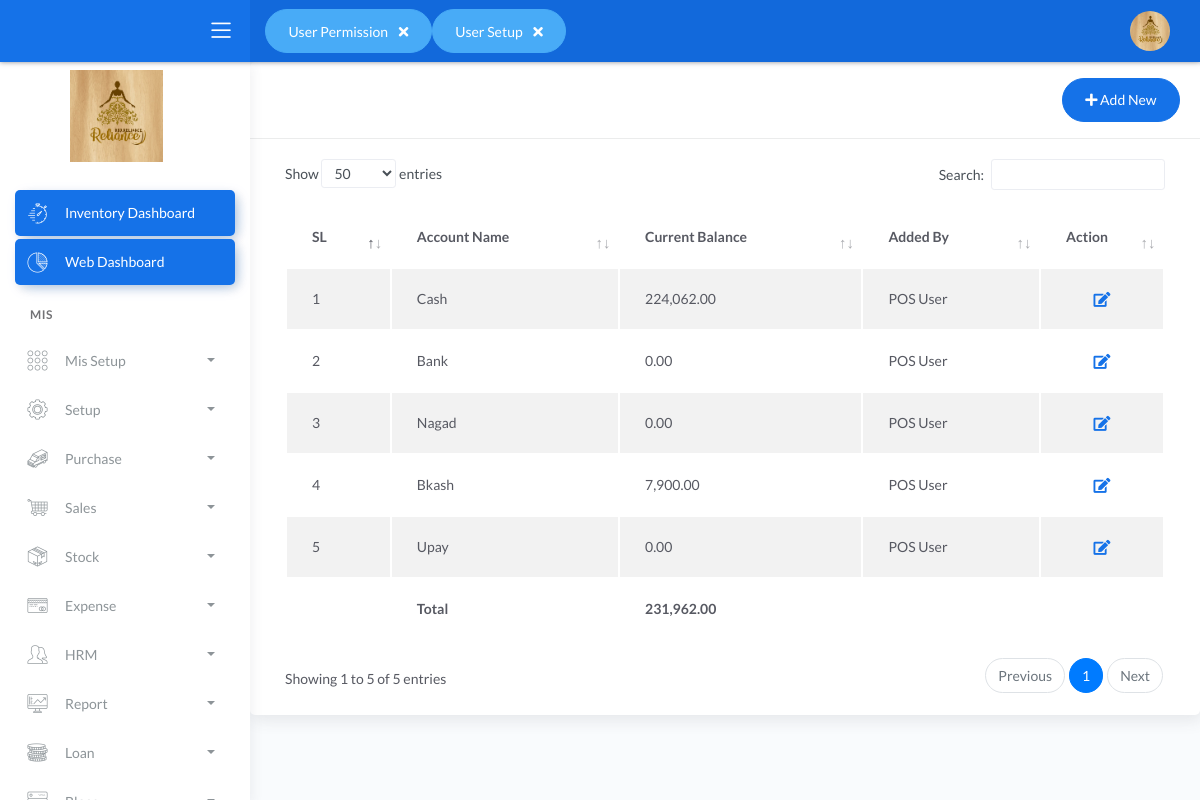
/pages/acc_ledgers.php (signed in), run on the app's committed database.
### tables this page shows
CREATE TABLE `most_visited_pages` (
  `id` int(11) NOT NULL,
  `page_name` varchar(255) NOT NULL,
  `page_link` varchar(255) NOT NULL,
  `visit_count` int(11) NOT NULL,
  `user_id` int(11) NOT NULL,
  `entry_at` timestamp NOT NULL DEFAULT current_timestamp()
);

CREATE TABLE `feature` (
  `id` int(11) NOT NULL,
  `feature_name` varchar(100) NOT NULL,
  `div_id` varchar(55) NOT NULL,
  `icons` varchar(255) DEFAULT NULL
);

CREATE TABLE `ledger` (
  `ledger_id` bigint(20) NOT NULL,
  `ledger_name` text NOT NULL,
  `ledger_type` varchar(55) NOT NULL,
  `head_type` varchar(55) NOT NULL,
  `group_for` int(11) NOT NULL,
  `entry_at` timestamp NOT NULL DEFAULT current_timestamp(),
  `entry_by` int(11) NOT NULL,
  `edit_by` int(11) DEFAULT NULL,
  `edit_at` timestamp NULL DEFAULT NULL
);

CREATE TABLE `users` (
  `user_id` int(11) NOT NULL,
  `username` varchar(255) DEFAULT NULL,
  `email` varchar(100) DEFAULT NULL,
  `password` varchar(100) NOT NULL,
  `name` varchar(255) DEFAULT NULL,
  `mobile` varchar(20) DEFAULT NULL,
  `note` text DEFAULT NULL,
  `group_for` int(11) DEFAULT NULL,
  `warehouse` int(11) NOT NULL,
  `entry_by` int(11) DEFAULT NULL,
  `entry_at` timestamp NULL DEFAULT current_timestamp(),
  `updated_by` int(11) DEFAULT NULL,
  `updated_at` timestamp NULL DEFAULT NULL,
  `del` int(11) NOT NULL DEFAULT 0
);

### common/helper.php (called while the page is built, shortened)
<?php
 include "../lib/db/connection.php";
 function find_a_field2($table_name,$field,$unique_id){
  global $conn;
  $sql = "select ".$field." from ".$table_name." where ".$unique_id."";
  $select = $conn->query($sql);
  if ($select->num_rows>0){
  $data = $select->fetch_row();
  return $data[0];
  }
   }
?>

### pages/acc_ledgers.php (the view, shortened to what this page needs)
<?php
include ('../common/library.php');
include ('../common/helper.php');
include ('../template/header.php');
include ('../template/sidebar.php');
?>
		<div class="main-panel">
			<div class="content">
                     <div class="row">
						<div class="col-md-12">
							<div class="card">
								<div class="card-header">
									<div class="d-flex align-items-center">
										<button class="btn btn-primary btn-round ml-auto"
										data-toggle="modal" data-target="#addRowModal"><i class="fa fa-plus"></i>
											Add New
										</button></a>
									</div>
								</div>
								<div class="card-body">
									<form action="<?=$_POST['PHP_SELF']?>" method="post" enctype="multipart/form-data">
								  </form>
										<table id="add-row" class="display table table-striped table-hover" >
											<thead>
												<tr>
													<th>SL</th>
													<th>Account Name</th>
													<th>Current Balance</th>
													<th>Added By</th>
													<th style="width: 10%">Action</th>
												</tr>
											</thead>
											<tbody>
											<?php
											  $total = 0;
											  $select =$conn->query("select * from ledger  where 1 and head_type='cashBank' and group_for=".$_SESSION['group_for']." ");
											 while($c_data = $select->fetch_assoc()){
											 $cur_bal = find_a_field2('journal','sum(dr_amt)-sum(cr_amt)','ledger_id='.$c_data['ledger_id']);
											 $total += $cur_bal;
											 $added_by = find_a_field2('users','name','user_id='.$c_data['entry_by']);
											 $opening_balance = find_a_field2('journal','sum(dr_amt)','ledger_id='.$c_data['ledger_id']);
											?>
												<tr>
												    <td><?=++$i?></td>
													<td><?=$c_data['ledger_name']?></td>
													<td><?=number_format($cur_bal,2)?></td>
													<td><?=$added_by?></td>
													<td>
														<div class="form-button-action">
															<button type="button"  data-toggle="modal" data-target="#editRowModal<?=$c_data['ledger_id']?>" title="" class="btn btn-link btn-primary btn-lg" data-original-title="Edit Task">
																<i class="fa fa-edit"></i>
															</button>
														</div>
													</td>
												</tr>
												<?php } ?>
											</tbody>
											<tfoot>
												<tr>
													<th></th>
													<th>Total</th>
													<th><?=number_format($total,2)?></th>
													<th></th>
													<th></th>
												</tr>
											</tfoot>
										</table>
									</div>
								</div>
							</div>
						</div>
					</div>
			</div>
<?php include('../template/footer.php');?>

### template/header.php (shortened to what this page needs)
<?php
	include ('../common/library.php');
?>
<!DOCTYPE html>
<html lang="en">
<head>
	<link rel="stylesheet" href="../assets/css/bootstrap.min.css">
	<link rel="stylesheet" href="../assets/css/atlantis.min.css">
	<link rel="stylesheet" href="../assets/css/demo.css">
</head>
<body>
	<div class="wrapper">
		<div class="main-header">
			<div class="logo-header" data-background-color="blue">
				<div class="nav-toggle">
					<button class="btn btn-toggle toggle-sidebar">
						<i class="icon-menu"></i>
					</button>
				</div>
			</div>
			<nav class="navbar navbar-header navbar-expand-lg" data-background-color="blue2">
			<div style="display:flex; align-items:center">
			<?php
				$sql = "SELECT * FROM `most_visited_pages` WHERE  user_id = ".$_SESSION['user_id']." order by visit_count desc limit 5 ";
				$query = mysqli_query($conn, $sql);
				while($row = mysqli_fetch_assoc($query)){
			?>
				<button type="button" class="btn btn-info btn-round"><a style="color:white;text-decoration: none;" href="../<?=$row['page_link'];?>" ><?=$row['page_name'];?></a>
					<i class="fa fa-times danger ml-2" aria-hidden="true" onclick="delVisit(<?=$row['id'];?>)"></i>
			</button>
			<?php } ?>
			</div>
				<div class="container-fluid">
					<ul class="navbar-nav topbar-nav ml-md-auto align-items-center">
						<li class="nav-item dropdown hidden-caret">
							<a class="dropdown-toggle profile-pic" data-toggle="dropdown" href="#" aria-expanded="false">
								<div class="avatar-sm">
									<img src="../assets/img/profile.jpg" alt="..." class="avatar-img rounded-circle">
								</div>
							</a>
						</li>
					</ul>
				</div>
			</nav>
		</div>

### template/sidebar.php (shortened to what this page needs)
<div class="sidebar sidebar-style-2">
	<div class="sidebar-wrapper scrollbar scrollbar-inner">
		<div class="sidebar-content">
		<a href="index.html" class="logo">
			<img src="../assets/img/logo.jpg" style="width: 43%;padding: 3%; margin-left: 25%;" alt="navbar brand" class="">
		</a>
			<ul class="nav nav-primary">
				<li class="nav-item active">
					<a href="../pages/index.php">
						<i class="flaticon-stopwatch"></i>
						<span class="sub-item">Inventory Dashboard</span>
					</a>
				</li>
                      <li class="nav-item active">
					<a href="../pages/web_dashboard.php">
						<i class="flaticon-chart-pie"></i>
						<span class="sub-item">Web Dashboard</span>
					</a>
				</li>
				<li class="nav-section">
					<h4 class="text-section">MIS</h4>
				</li>
                      <?php
				 $test = 'select f.feature_name,f.div_id,m.feature,m.id,f.icons from feature f, menu m, menu_permission p where m.id=p.menu_id and m.feature=f.id and p.user_id="'.$_SESSION['user_id'].'" and p.status="ACTIVE" group by m.feature';
				 $features = $conn->query($test);
                       while($mainMenu=$features->fetch_assoc()){
				?>
				<li class="nav-item">
					<a data-toggle="collapse" href="#<?=$mainMenu['div_id']?>">
						<i class="<?=$mainMenu['icons']?>"></i>
						<p><?=$mainMenu['feature_name']?></p>
						<span class="caret"></span>
					</a>
				</li>
                   <? } ?>
			</ul>
		</div>
	</div>
</div>

### data on the page
most_visited_pages: page_name "User Permission"
most_visited_pages: page_name "User Setup"
feature: feature_name "Mis Setup"
feature: feature_name "Setup"
feature: feature_name "Purchase"
feature: feature_name "Sales"
feature: feature_name "Stock"
feature: feature_name "Expense"
feature: feature_name "HRM"
feature: feature_name "Report"
feature: feature_name "Loan"
ledger: ledger_name "Cash", cur_bal "224,062.00", entry_by.name "POS User"
ledger: ledger_name "Bank", cur_bal "0.00", entry_by.name "POS User"
ledger: ledger_name "Nagad", cur_bal "0.00", entry_by.name "POS User"
ledger: ledger_name "Bkash", cur_bal "7,900.00", entry_by.name "POS User"
ledger: ledger_name "Upay", cur_bal "0.00", entry_by.name "POS User"

### other printed values
$total "231,962.00"
